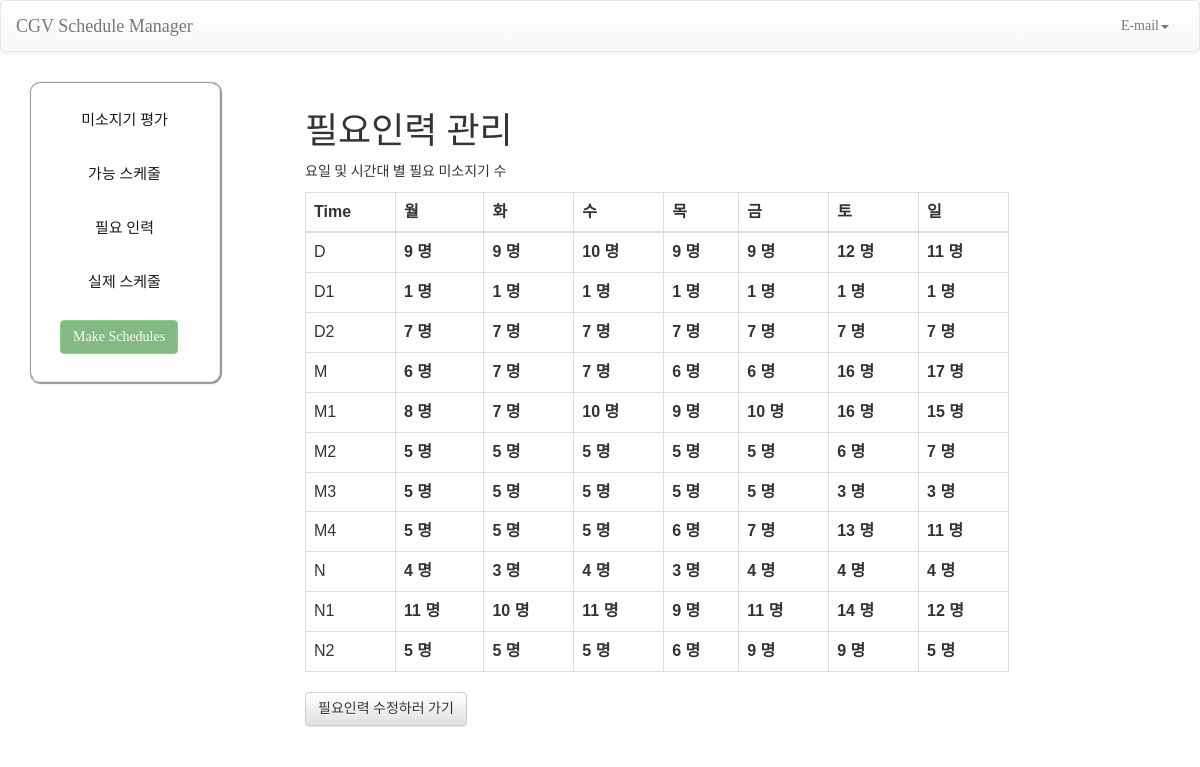
Before: /manager/hr/ with the older database file.
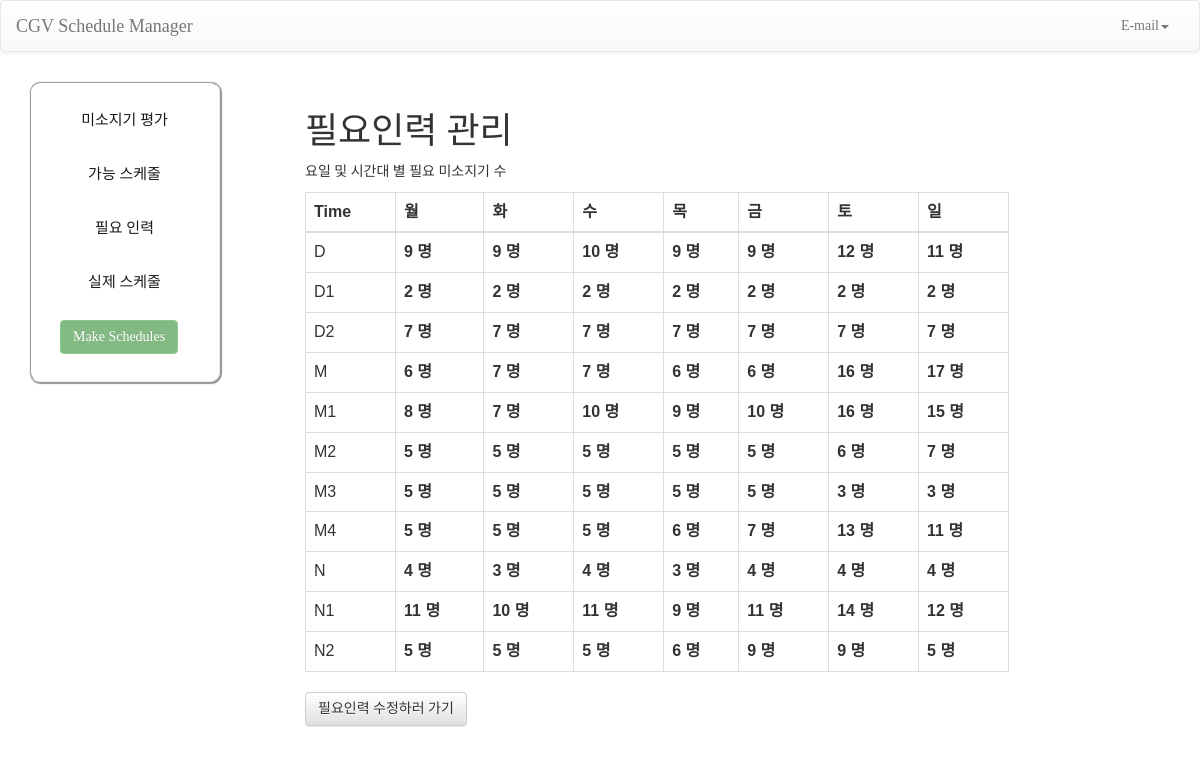
After: the same page with the newer database file.
### miso/models.py (models this page shows, shortened)
class Day (models.Model):
    day_opt = (
        ('월요일', '월요일'),
        ('화요일', '화요일'),
        ('수요일', '수요일'),
        ('목요일', '목요일'),
        ('금요일', '금요일'),
        ('토요일', '토요일'),
        ('일요일', '일요일'),
    )
    time_opt = (
        ('D', '선오픈'),
        ('D1', '후오픈'),
        ('D2', '준오픈'),
        ('M', '선미들'),
        ('M1', '미들1'),
        ('M2', '미들2'),
        ('M3', '미들3'),
        ('M4', '늦미들'),
        ('N', '선마감'),
        ('N1', '마감'),
        ('N2', '후마감'),
    )
    day = models.CharField(max_length=10, choices=day_opt)
    time = models.CharField(max_length=5,choices=time_opt)
    needs = models.IntegerField(blank=True, default=5)
    needs_newcomer = models.IntegerField(blank=True, default=2)
    real_origin = models.IntegerField(blank=True, default=0)
    real_newcomer = models.IntegerField(blank=True, default=0)
    class Meta:
        unique_together = ('day', 'time')

### miso/views.py (the view)
# urls.py: path('manager/hr/', manageNeedsView, name='manager-hr'),
def manageNeedsView(request):
    if request.method =="GET":
        timeList = ['D', 'D1', 'D2', 'M', 'M1', 'M2', 'M3', 'M4', 'N', 'N1', 'N2']
        dayAll = Day.objects.all()
        context = {'dayAll':dayAll, 'timeList':timeList}
    elif request.method == 'POST':
        post = request.POST
        print(post)
        return redirect('./')
    return render(request, 'plan/manager_needs.html',context)

### template/plan/manager_needs.html (shortened to what this page needs)
{% load static %}
<html>
<head>
  <link rel="stylesheet" type="text/css" href="{% static 'css/bootstrap.css' %}"/>
  <link rel="stylesheet" type="text/css" href="{% static 'css/bootstrap.min.css' %}"/>
  <link rel="stylesheet" type="text/css" href="{% static 'css/bootstrap-theme.css' %}"/>
  <link rel="stylesheet" type="text/css" href="{% static 'css/bootstrap-theme.min.css' %}"/>
  <link rel="stylesheet" type="text/css" href="{% static 'css/miso.css' %}"/>
</head>
<body>
    <nav class="navbar navbar-default" role="navigation">
	  <div class="container-fluid">
	    <div class="navbar-header">
	      <a class="navbar-brand" href="/manager/">CGV Schedule Manager</a>
	    </div>
	    <div class="navbar-collapse collapse" id="navbar-collapse-1">
	      <ul class="nav navbar-nav navbar-right">
		<li class="dropdown">
		  <a href="#" class="dropdown-toggle" data-toggle="dropdown" role="button" aria-expanded="false">E-mail<span class="caret"></span></a>
		</li>
	      </ul>
	    </div>
	  </div>
	</nav>
	<div id="page-wrapper">
      <div id="sidebar-wrapper">
        <ul class="sidebar-nav nav nav-pills nav-stacked navbar-collapse">
          <li><a href="/manager/staff">미소지기 평가</a></li>
          <li><a href="/manager/possible">가능 스케줄</a></li>
          <li><a href="/manager/hr">필요 인력</a></li>
          <li><a href="/manager/real">실제 스케줄</a></li>
        </ul>
       	<ul class="sidebar-nav btn-padding-30">
          <button type="button" class="btn btn-success" disabled="disabled">Make Schedules</button>
       	</ul>
      </div>
      <div id="page-content-wrapper">
        <div class="container-fluid">
          <h1>필요인력 관리</h1>
          <p>요일 및 시간대 별 필요 미소지기 수</p>
            <table class="table table-bordered table-hover">
          <thead>
          <tr>
            <th>Time</th>
            <th>월</th>
            <th>화</th>
            <th>수</th>
            <th>목</th>
            <th>금</th>
            <th>토</th>
            <th>일</th>
          </tr>
          </thead>
            {% for time in timeList %}
            <tr>
            <td>{{ time }}</td>
            {% for day in dayAll %}
            {% if day.time == time %}
            <th>{{day.needs}} 명</th>
            {% endif %}
            {% endfor %}
            </tr>
            {% endfor %}
        </table>
          <form action="/manager/hr/update/월요일/">
            <button class="btn btn-default" type="submit">필요인력 수정하러 가기</button>
          </form>
        </div>
      </div>
    </div>
</body>
</html>

Changed rows visible on the page:
changed Day (number 8 of 77 on the later page): needs "1" → "2"
changed Day (number 9 of 77 on the later page): needs "1" → "2"
changed Day (number 10 of 77 on the later page): needs "1" → "2"
changed Day (number 11 of 77 on the later page): needs "1" → "2"
changed Day (number 12 of 77 on the later page): needs "1" → "2"
changed Day (number 13 of 77 on the later page): needs "1" → "2"
changed Day (number 14 of 77 on the later page): needs "1" → "2"
